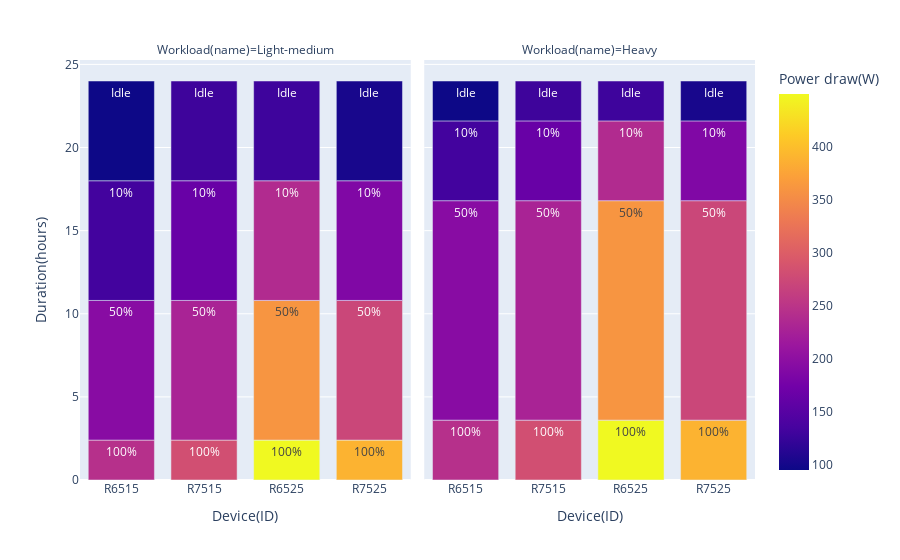

Notebook code cell kept with this figure:
### Markdown cell above
## Time spent in load-mode and power draw per device

### Code cell
import plotly.express as px

fig = px.bar(df, x="Device(ID)", color="Power draw(W)", y="Duration(hours)", text="Load(mode)", facet_col="Workload(name)")
fig.show()

### Figure 1 — Plotly figure (JSON) as saved in the notebook; plotly's stock layout.template omitted (floating-point values rounded to 4 significant figures)
{"data": [{"alignmentgroup": "True", "hovertemplate": "Workload(name)=Light-medium<br>Device(ID)=%{x}<br>Duration(hours)=%{y}<br>Load(mode)=%{text}<br>Power draw(W)=%{marker.color}<extra></extra>", "legendgroup": "", "marker": {"color": [244.2, 194.1, 132.1, 94.7, 281.5, 228.4, 164.7, 128.4, 449.8, 360.3, 238, 128.6, 389, 271.9, 186.4, 102.5], "coloraxis": "coloraxis", "pattern": {"shape": ""}}, "name": "", "offsetgroup": "", "orientation": "v", "showlegend": false, "text": ["100%", "50%", "10%", "Idle", "100%", "50%", "10%", "Idle", "100%", "50%", "10%", "Idle", "100%", "50%", "10%", "Idle"], "textposition": "auto", "type": "bar", "x": ["R6515", "R6515", "R6515", "R6515", "R7515", "R7515", "R7515", "R7515", "R6525", "R6525", "R6525", "R6525", "R7525", "R7525", "R7525", "R7525"], "xaxis": "x", "y": [2.4, 8.4, 7.2, 6, 2.4, 8.4, 7.2, 6, 2.4, 8.4, 7.2, 6, 2.4, 8.4, 7.2, 6], "yaxis": "y"}, {"alignmentgroup": "True", "hovertemplate": "Workload(name)=Heavy<br>Device(ID)=%{x}<br>Duration(hours)=%{y}<br>Load(mode)=%{text}<br>Power draw(W)=%{marker.color}<extra></extra>", "legendgroup": "", "marker": {"color": [244.2, 194.1, 132.1, 94.7, 281.5, 228.4, 164.7, 128.4, 449.8, 360.3, 238, 128.6, 389, 271.9, 186.4, 102.5], "coloraxis": "coloraxis", "pattern": {"shape": ""}}, "name": "", "offsetgroup": "", "orientation": "v", "showlegend": false, "text": ["100%", "50%", "10%", "Idle", "100%", "50%", "10%", "Idle", "100%", "50%", "10%", "Idle", "100%", "50%", "10%", "Idle"], "textposition": "auto", "type": "bar", "x": ["R6515", "R6515", "R6515", "R6515", "R7515", "R7515", "R7515", "R7515", "R6525", "R6525", "R6525", "R6525", "R7525", "R7525", "R7525", "R7525"], "xaxis": "x2", "y": [3.6, 13.2, 4.8, 2.4, 3.6, 13.2, 4.8, 2.4, 3.6, 13.2, 4.8, 2.4, 3.6, 13.2, 4.8, 2.4], "yaxis": "y2"}], "layout": {"annotations": [{"font": {}, "showarrow": false, "text": "Workload(name)=Light-medium", "x": 0.245, "xanchor": "center", "xref": "paper", "y": 1, "yanchor": "bottom", "yref": "paper"}, {"font": {}, "showarrow": false, "text": "Workload(name)=Heavy", "x": 0.755, "xanchor": "center", "xref": "paper", "y": 1, "yanchor": "bottom", "yref": "paper"}], "barmode": "relative", "coloraxis": {"colorbar": {"title": {"text": "Power draw(W)"}}, "colorscale": [[0, "#0d0887"], [0.1111, "#46039f"], [0.2222, "#7201a8"], [0.3333, "#9c179e"], [0.4444, "#bd3786"], [0.5556, "#d8576b"], [0.6667, "#ed7953"], [0.7778, "#fb9f3a"], [0.8889, "#fdca26"], [1, "#f0f921"]]}, "legend": {"tracegroupgap": 0}, "margin": {"t": 60}, "xaxis": {"anchor": "y", "domain": [0, 0.49], "title": {"text": "Device(ID)"}}, "xaxis2": {"anchor": "y2", "domain": [0.51, 1], "matches": "x", "title": {"text": "Device(ID)"}}, "yaxis": {"anchor": "x", "domain": [0, 1], "title": {"text": "Duration(hours)"}}, "yaxis2": {"anchor": "x2", "domain": [0, 1], "matches": "y", "showticklabels": false}}}
